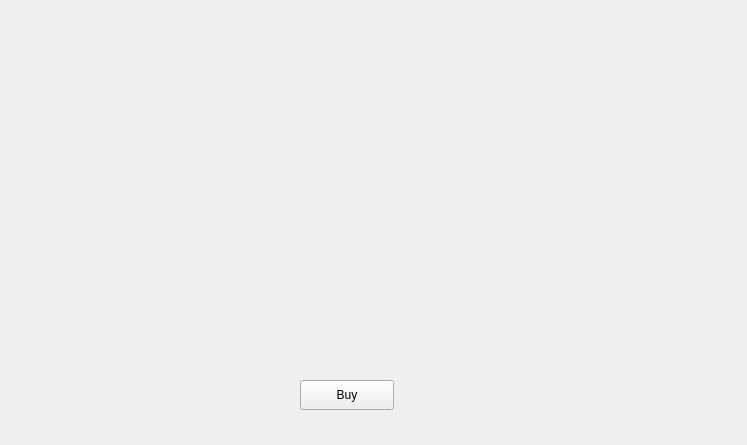
<?xml version="1.0" encoding="UTF-8"?>
<ui version="4.0">
 <class>Form</class>
 <widget class="QWidget" name="Form">
  <property name="geometry">
   <rect>
    <x>0</x>
    <y>0</y>
    <width>747</width>
    <height>445</height>
   </rect>
  </property>
  <property name="windowTitle">
   <string>Form</string>
  </property>
  <widget class="QWidget" name="gridLayoutWidget">
   <property name="geometry">
    <rect>
     <x>69</x>
     <y>30</y>
     <width>561</width>
     <height>271</height>
    </rect>
   </property>
   <layout class="QGridLayout" name="gridLayout"/>
  </widget>
  <widget class="QPushButton" name="pushButton">
   <property name="geometry">
    <rect>
     <x>300</x>
     <y>380</y>
     <width>94</width>
     <height>30</height>
    </rect>
   </property>
   <property name="text">
    <string>Buy</string>
   </property>
  </widget>
 </widget>
 <resources/>
 <connections/>
</ui>
